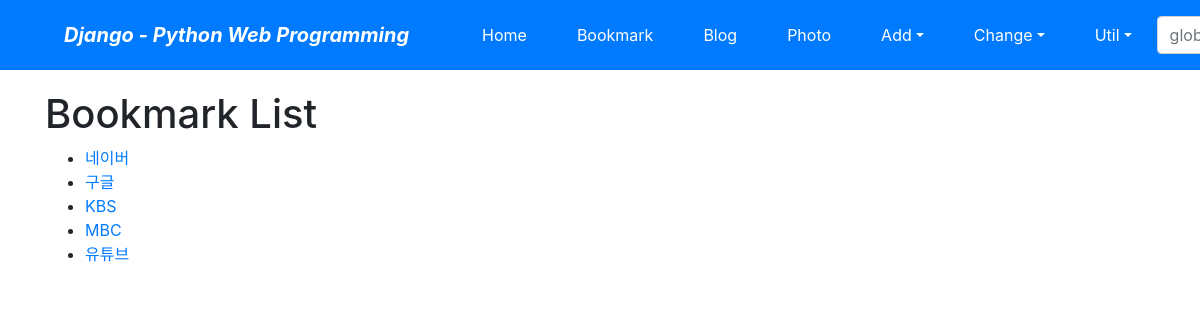
Screenshot of /bookmark/ with the database file from the repository.
### bookmark/models.py (models this page shows, shortened)
class Bookmark(models.Model):
    title = models.CharField('TITLE', max_length=100, blank=True)
    url = models.URLField('URL', unique=True)
    owner = models.ForeignKey(User, on_delete=models.CASCADE, blank=True, null=True)

### bookmark/views.py (the view)
# urls.py: path("", views.BookmarkLV.as_view(), name='index'),
class BookmarkLV(ListView):
  model = Bookmark

### templates/bookmark/bookmark_list.html (shortened to what this page needs)
{% extends 'base.html' %}
{% block content %}
  <h1>Bookmark List </h1>
  <ul>
    {% for bookmark in  object_list  %}
    <li> <a href=" {% url 'bookmark:detail'  bookmark.id   %} "> {{bookmark.title}} </a> </li>
    {% endfor %}
  </ul>
  {% endblock %}

### rows the page displays
Bookmark: title "네이버"
Bookmark: title "구글"
Bookmark: title "KBS"
Bookmark: title "MBC"
Bookmark: title "유튜브"
